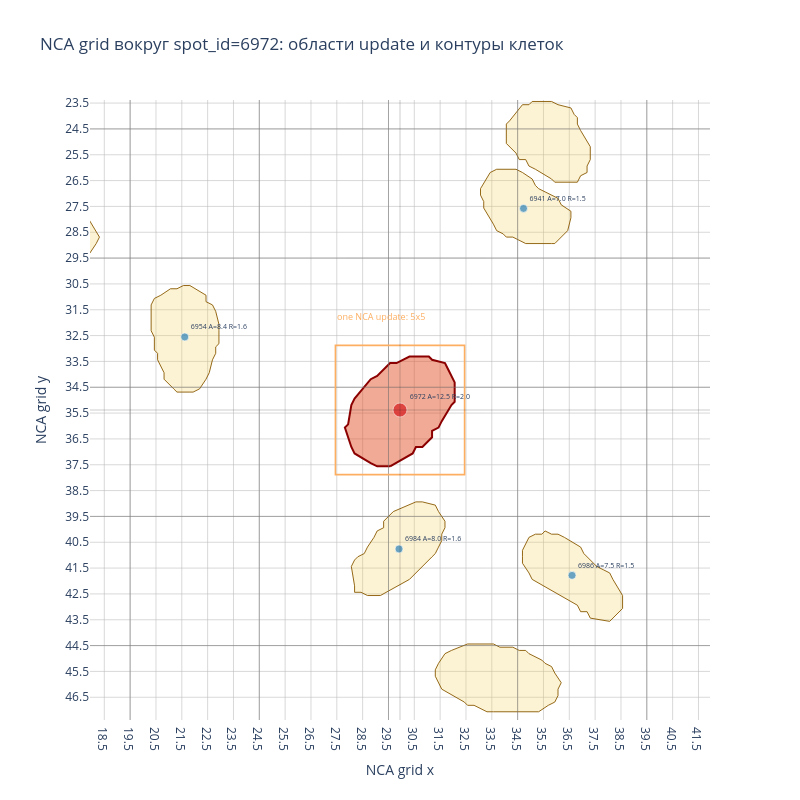

Source (notebook cell):
### Markdown cell above
## NCA-область вокруг клетки 6972

Эта визуализация переносит `spot_id=6972` на NCA-сетку `64x64`: показывает чёткие границы grid-ячеек, контуры клеток, размеры клеток и фиксированную локальную область одного NCA update вокруг центра.

### Code cell
center_spot_id = 6972
nca_kernel_size = 3
nca_conv_layers_per_step = 2
nca_steps_to_show = [1]

if "frame" not in globals() or "sample_path" not in globals():
    raise RuntimeError("Сначала выполните ячейку, которая выбирает и показывает NCA frame.")
if "nodes" not in globals() or "pos" not in globals():
    raise RuntimeError("Сначала выполните ячейку, которая связывает выбранный кадр с GNN-таблицей спотов.")
if "parse_local_contour" not in globals():
    raise RuntimeError("Сначала выполните ячейку визуализации GNN-графа: там определяется parse_local_contour().")

node_ids_numeric = pd.to_numeric(nodes[gnn_cfg.node_id_col], errors="coerce")
center_matches = np.flatnonzero(node_ids_numeric.to_numpy() == center_spot_id)
if len(center_matches) == 0:
    available_ids = node_ids_numeric.dropna().astype(int).tolist()
    raise ValueError(f"spot_id={center_spot_id} не найден. Первые доступные spot_id: {available_ids[:20]}")

center_idx = int(center_matches[0])
center_xy_raw = pos[center_idx].copy()

qc_row = pd.read_csv(DATA_ROOT / "qc.csv")
qc_match = qc_row[qc_row["name"].astype(str).eq(sample_path.stem)]
if not qc_match.empty and "grid_size" in qc_match.columns:
    grid_size = float(qc_match.iloc[0]["grid_size"])
else:
    grid_size = 8.0

center_xy_grid = center_xy_raw / grid_size
frame_height, frame_width = frame.shape
one_step_radius = (nca_kernel_size // 2) * nca_conv_layers_per_step

print(f"NCA frame: {sample_path.relative_to(PROJECT_ROOT)}, frame_index={frame_index}")
print(f"Центр: spot_id={center_spot_id}")
print(f"Абсолютные координаты TrackMate: x={center_xy_raw[0]:.2f}, y={center_xy_raw[1]:.2f}")
print(f"Координаты на NCA grid: x={center_xy_grid[0]:.2f}, y={center_xy_grid[1]:.2f}")
print(f"grid_size: {grid_size:g} raw pixels per NCA cell")
print(f"Эффективный радиус одного NCA update: {one_step_radius} grid cells")

fig = go.Figure()

# Minor grid at every cell boundary (offset 0.5)
fig.update_xaxes(dtick=1, tick0=-0.5, showgrid=True, gridcolor="#b8b8b8", gridwidth=0.55)
fig.update_yaxes(dtick=1, tick0=-0.5, showgrid=True, gridcolor="#b8b8b8", gridwidth=0.55)

# Major grid every 5 cells
for gx in np.arange(-0.5, frame_width + 0.5, 5):
    fig.add_vline(x=float(gx), line=dict(color="#777777", width=0.85), opacity=0.65)
for gy in np.arange(-0.5, frame_height + 0.5, 5):
    fig.add_hline(y=float(gy), line=dict(color="#777777", width=0.85), opacity=0.65)

# NCA update rectangles
area_colors = ["#fdae61", "#2b83ba", "#8073ac", "#1a9850"]
for color, steps in zip(area_colors, nca_steps_to_show):
    radius = one_step_radius * int(steps)
    x0 = float(center_xy_grid[0] - radius - 0.5)
    y0 = float(center_xy_grid[1] - radius - 0.5)
    width = 2 * radius + 1
    fig.add_shape(type="rect",
        x0=x0, y0=y0, x1=x0 + width, y1=y0 + width,
        line=dict(color=color, width=1.6),
        fillcolor="rgba(0,0,0,0)",
    )
    fig.add_annotation(
        x=x0, y=y0 - 0.8,
        text=f"one NCA update: {width:g}x{width:g}",
        showarrow=False, font=dict(color=color, size=9),
        yanchor="bottom", xanchor="left",
    )

# Cell contours in NCA grid coordinates
visible_cells = 0
for index, row in nodes.iterrows():
    contour = parse_local_contour(row.get("contour_xy_local")) if "contour_xy_local" in nodes.columns else None
    if contour is None:
        continue
    cell_center_grid = pos[index] / grid_size
    contour_grid = contour / grid_size + cell_center_grid
    is_center = index == center_idx
    cx = np.append(contour_grid[:, 0], contour_grid[0, 0]).tolist()
    cy = np.append(contour_grid[:, 1], contour_grid[0, 1]).tolist()
    fig.add_trace(go.Scatter(
        x=cx, y=cy, mode="lines", fill="toself",
        fillcolor="rgba(228,87,46,0.50)" if is_center else "rgba(242,201,76,0.24)",
        line=dict(color="#8b0000" if is_center else "#8a5a00", width=2.0 if is_center else 0.9),
        showlegend=False, hoverinfo="skip",
    ))
    visible_cells += 1

# Cell centers with labels
area_values = pd.to_numeric(nodes["AREA"], errors="coerce") if "AREA" in nodes.columns else pd.Series(np.nan, index=nodes.index)
radius_values = pd.to_numeric(nodes["RADIUS"], errors="coerce") if "RADIUS" in nodes.columns else pd.Series(np.nan, index=nodes.index)
near_radius = max(one_step_radius * max(nca_steps_to_show), 8)

sc_x, sc_y, sc_colors, sc_sizes, sc_text = [], [], [], [], []
for index, row in nodes.iterrows():
    cell_center_grid = pos[index] / grid_size
    dist = float(np.linalg.norm(cell_center_grid - center_xy_grid))
    if dist > near_radius + 2 and index != center_idx:
        continue
    is_center = index == center_idx
    spot_id = int(node_ids_numeric.iloc[index]) if pd.notna(node_ids_numeric.iloc[index]) else row[gnn_cfg.node_id_col]
    area_raw = area_values.iloc[index]
    radius_raw = radius_values.iloc[index]
    label_parts = [str(spot_id)]
    if pd.notna(area_raw):
        label_parts.append(f"A={area_raw / (grid_size ** 2):.1f}")
    if pd.notna(radius_raw):
        label_parts.append(f"R={radius_raw / grid_size:.1f}")
    sc_x.append(float(cell_center_grid[0]))
    sc_y.append(float(cell_center_grid[1]))
    sc_colors.append("#d7191c" if is_center else "#2b83ba")
    sc_sizes.append(14 if is_center else 8)
    sc_text.append(" ".join(label_parts))

fig.add_trace(go.Scatter(
    x=sc_x, y=sc_y,
    mode="markers+text",
    marker=dict(color=sc_colors, size=sc_sizes, line=dict(color="white", width=0.7)),
    text=sc_text, textposition="top right", textfont=dict(size=7),
    showlegend=False,
))

fig.add_hline(y=float(center_xy_grid[1]), line=dict(color="#222222", width=0.8), opacity=0.28)
fig.add_vline(x=float(center_xy_grid[0]), line=dict(color="#222222", width=0.8), opacity=0.28)

xlim_left = float(max(center_xy_grid[0] - near_radius - 4, -0.5))
xlim_right = float(min(center_xy_grid[0] + near_radius + 4, frame_width - 0.5))
ylim_bottom = float(min(center_xy_grid[1] + near_radius + 4, frame_height - 0.5))
ylim_top = float(max(center_xy_grid[1] - near_radius - 4, -0.5))

fig.update_layout(
    title=f"NCA grid вокруг spot_id={center_spot_id}: области update и контуры клеток",
    xaxis_title="NCA grid x",
    yaxis_title="NCA grid y",
    xaxis=dict(range=[xlim_left, xlim_right], constrain="domain"),
    yaxis=dict(range=[ylim_bottom, ylim_top], scaleanchor="x", scaleratio=1),
    width=800, height=800,
    plot_bgcolor="white",
)
fig.show()

print(f"Контуров клеток наложено: {visible_cells}")
print("Прямоугольник показывает фиксированную локальную область одного NCA update вокруг клетки 6972.")
print("Контуры и размеры клеток взяты из TrackMate/GNN таблицы, но переведены в координаты NCA grid.")

### Figure 1 — Plotly figure (JSON) as saved in the notebook; plotly's stock layout.template omitted (floating-point values rounded to 4 significant figures)
{"data": [{"fill": "toself", "fillcolor": "rgba(242,201,76,0.24)", "hoverinfo": "skip", "line": {"color": "#8a5a00", "width": 0.9}, "mode": "lines", "showlegend": false, "type": "scatter", "x": [1.937, 2.813, 2.938, 3.063, 3.063, 3.063, 2.938, 2.813, 2.062, 1.937, 1.437, 1.313, 0.8125, 0.5625, 0.3125, 0.0625, -0.1875, -0.1875, -0.0625, 0.3125, 0.5625, 0.6875, 0.8125, 1.812, 1.937], "y": [39.81, 39.31, 39.06, 38.94, 38.69, 38.44, 38.19, 37.94, 37.31, 37.06, 36.94, 36.81, 36.81, 36.81, 36.94, 36.94, 37.06, 38.81, 39.06, 39.31, 39.44, 39.69, 39.81, 39.81, 39.81]}, {"fill": "toself", "fillcolor": "rgba(242,201,76,0.24)", "hoverinfo": "skip", "line": {"color": "#8a5a00", "width": 0.9}, "mode": "lines", "showlegend": false, "type": "scatter", "x": [59.69, 60.56, 60.81, 60.94, 61.19, 61.31, 61.56, 61.56, 61.81, 61.94, 61.94, 61.69, 61.56, 60.81, 60.56, 59.44, 59.31, 58.69, 58.56, 58.44, 58.31, 58.19, 58.19, 58.44, 58.56, 59.56, 59.69], "y": [11.19, 10.69, 10.56, 10.44, 10.31, 10.06, 9.938, 9.688, 9.563, 9.063, 8.813, 8.438, 8.188, 8.063, 8.063, 8.563, 8.688, 9.188, 9.438, 9.563, 9.813, 10.56, 10.81, 10.94, 11.06, 11.19, 11.19]}, {"fill": "toself", "fillcolor": "rgba(242,201,76,0.24)", "hoverinfo": "skip", "line": {"color": "#8a5a00", "width": 0.9}, "mode": "lines", "showlegend": false, "type": "scatter", "x": [17.06, 17.69, 17.94, 18.19, 18.31, 17.94, 17.81, 16.94, 16.69, 16.44, 16.31, 15.56, 15.31, 14.56, 14.31, 14.06, 13.94, 13.94, 13.94, 14.31, 14.44, 14.69, 15.06, 15.31, 16.81, 17.06], "y": [29.81, 29.44, 29.31, 28.94, 28.69, 28.06, 27.81, 27.31, 27.19, 27.19, 27.06, 27.06, 27.06, 27.31, 27.44, 27.81, 28.06, 28.31, 28.56, 29.19, 29.44, 29.44, 29.69, 29.81, 29.81, 29.81]}, {"fill": "toself", "fillcolor": "rgba(242,201,76,0.24)", "hoverinfo": "skip", "line": {"color": "#8a5a00", "width": 0.9}, "mode": "lines", "showlegend": false, "type": "scatter", "x": [29.19, 29.81, 29.94, 29.94, 30.06, 30.06, 30.06, 29.94, 29.94, 29.81, 29.69, 29.31, 29.19, 28.69, 28.44, 27.94, 27.69, 27.06, 26.94, 26.81, 26.69, 26.69, 26.69, 27.06, 27.19, 27.44, 27.56, 27.81, 28.19, 28.44, 29.19, 29.19], "y": [20.06, 19.69, 19.44, 19.19, 18.94, 18.44, 18.19, 18.06, 17.81, 17.56, 17.31, 16.94, 16.81, 16.56, 16.44, 16.44, 16.44, 16.81, 17.06, 17.19, 17.44, 18.19, 18.44, 19.06, 19.31, 19.31, 19.56, 19.69, 19.94, 20.06, 20.06, 20.06]}, {"fill": "toself", "fillcolor": "rgba(242,201,76,0.24)", "hoverinfo": "skip", "line": {"color": "#8a5a00", "width": 0.9}, "mode": "lines", "showlegend": false, "type": "scatter", "x": [29.19, 30.06, 30.31, 31.19, 31.31, 31.44, 31.56, 31.56, 31.69, 31.69, 31.44, 31.31, 30.81, 30.56, 29.94, 29.69, 29.31, 29.31, 29.06, 28.94, 28.69, 28.56, 28.31, 28.19, 28.06, 28.19, 28.19, 28.44, 28.69, 29.19, 29.19], "y": [42.56, 42.06, 41.94, 41.06, 40.94, 40.69, 40.44, 40.19, 39.94, 39.69, 39.31, 39.06, 38.94, 38.94, 39.19, 39.31, 39.69, 39.94, 40.06, 40.31, 40.69, 40.94, 41.06, 41.19, 41.44, 42.19, 42.44, 42.44, 42.56, 42.56, 42.56]}, {"fill": "toself", "fillcolor": "rgba(242,201,76,0.24)", "hoverinfo": "skip", "line": {"color": "#8a5a00", "width": 0.9}, "mode": "lines", "showlegend": false, "type": "scatter", "x": [9.063, 9.563, 9.813, 9.938, 9.938, 10.19, 10.31, 10.31, 10.31, 10.19, 10.06, 9.688, 9.563, 9.063, 8.813, 8.562, 8.313, 7.688, 7.438, 7.313, 7.188, 7.063, 7.063, 7.188, 7.188, 7.688, 7.813, 8.188, 8.438, 8.938, 9.063], "y": [5.438, 4.938, 4.813, 4.562, 4.312, 3.937, 3.687, 2.937, 2.687, 2.437, 2.187, 1.938, 1.688, 1.563, 1.438, 1.438, 1.438, 1.688, 1.813, 2.063, 2.187, 2.937, 3.187, 3.687, 3.937, 4.813, 5.063, 5.313, 5.438, 5.438, 5.438]}, {"fill": "toself", "fillcolor": "rgba(242,201,76,0.24)", "hoverinfo": "skip", "line": {"color": "#8a5a00", "width": 0.9}, "mode": "lines", "showlegend": false, "type": "scatter", "x": [21.94, 22.19, 22.44, 22.56, 22.69, 22.81, 22.81, 22.94, 22.94, 22.94, 22.81, 22.69, 22.44, 22.44, 21.81, 21.56, 21.31, 21.06, 20.69, 20.44, 20.31, 20.31, 20.31, 20.44, 20.44, 20.44, 20.56, 20.56, 20.81, 20.81, 21.19, 21.31, 21.81, 21.94], "y": [34.69, 34.56, 34.19, 33.94, 33.44, 33.19, 32.94, 32.81, 32.31, 32.06, 31.56, 31.31, 31.19, 30.94, 30.56, 30.56, 30.69, 30.69, 30.94, 31.06, 31.31, 32.06, 32.31, 32.56, 32.81, 33.06, 33.19, 33.44, 33.94, 34.19, 34.56, 34.69, 34.69, 34.69]}, {"fill": "toself", "fillcolor": "rgba(242,201,76,0.24)", "hoverinfo": "skip", "line": {"color": "#8a5a00", "width": 0.9}, "mode": "lines", "showlegend": false, "type": "scatter", "x": [38.06, 38.44, 38.56, 38.56, 38.56, 38.19, 38.06, 37.81, 37.56, 37.06, 36.94, 36.31, 36.06, 35.81, 35.56, 35.44, 35.19, 34.94, 34.81, 34.69, 34.69, 34.69, 34.94, 35.06, 36.81, 36.94, 37.19, 37.31, 38.06, 38.06], "y": [43.56, 43.19, 43.06, 42.81, 42.56, 41.94, 41.69, 41.56, 41.44, 40.94, 40.69, 40.31, 40.19, 40.19, 40.06, 40.19, 40.19, 40.31, 40.56, 40.81, 41.06, 41.31, 41.69, 41.94, 42.94, 43.19, 43.19, 43.44, 43.56, 43.56]}, {"fill": "toself", "fillcolor": "rgba(242,201,76,0.24)", "hoverinfo": "skip", "line": {"color": "#8a5a00", "width": 0.9}, "mode": "lines", "showlegend": false, "type": "scatter", "x": [36.81, 36.94, 37.19, 37.19, 37.31, 37.31, 37.31, 36.94, 36.81, 36.81, 36.69, 36.56, 36.06, 35.81, 35.31, 35.06, 34.94, 34.69, 34.19, 34.06, 34.06, 34.06, 34.44, 34.56, 34.81, 34.94, 35.19, 35.81, 35.94, 36.69, 36.81], "y": [26.56, 26.31, 26.19, 25.94, 25.69, 25.44, 25.19, 24.56, 24.31, 24.06, 23.94, 23.69, 23.56, 23.44, 23.44, 23.44, 23.56, 23.56, 24.19, 24.31, 24.81, 25.06, 25.44, 25.69, 25.69, 25.94, 26.06, 26.44, 26.56, 26.56, 26.56]}, {"fill": "toself", "fillcolor": "rgba(242,201,76,0.24)", "hoverinfo": "skip", "line": {"color": "#8a5a00", "width": 0.9}, "mode": "lines", "showlegend": false, "type": "scatter", "x": [35.31, 35.69, 35.94, 36.06, 36.06, 36.19, 35.94, 35.81, 35.56, 35.44, 34.94, 34.81, 34.56, 34.31, 33.81, 33.56, 32.81, 32.56, 31.94, 31.69, 31.44, 31.31, 31.31, 31.44, 31.56, 32.44, 32.56, 32.81, 33.31, 33.56, 35.31, 35.31], "y": [47.06, 46.81, 46.69, 46.44, 46.19, 45.94, 45.56, 45.31, 45.19, 45.06, 44.81, 44.69, 44.69, 44.56, 44.56, 44.44, 44.44, 44.44, 44.69, 44.81, 45.19, 45.44, 45.69, 45.94, 46.19, 46.69, 46.81, 46.81, 47.06, 47.06, 47.06, 47.06]}, {"fill": "toself", "fillcolor": "rgba(242,201,76,0.24)", "hoverinfo": "skip", "line": {"color": "#8a5a00", "width": 0.9}, "mode": "lines", "showlegend": false, "type": "scatter", "x": [58.44, 59.19, 59.31, 59.31, 59.31, 59.19, 59.06, 57.94, 57.69, 57.44, 57.19, 56.56, 56.31, 56.06, 55.94, 55.94, 55.94, 56.06, 56.19, 56.56, 56.69, 57.31, 57.56, 58.31, 58.44], "y": [16.44, 15.81, 15.56, 15.06, 14.81, 14.56, 14.44, 13.44, 13.31, 13.31, 13.19, 13.44, 13.56, 13.94, 14.19, 14.44, 14.69, 15.19, 15.44, 15.69, 15.94, 16.31, 16.44, 16.44, 16.44]}, {"fill": "toself", "fillcolor": "rgba(242,201,76,0.24)", "hoverinfo": "skip", "line": {"color": "#8a5a00", "width": 0.9}, "mode": "lines", "showlegend": false, "type": "scatter", "x": [20.56, 20.94, 21.06, 21.19, 21.19, 20.94, 20.81, 20.56, 20.31, 19.69, 19.44, 19.31, 17.81, 17.56, 17.06, 16.94, 16.81, 16.69, 16.69, 16.69, 16.94, 17.06, 18.31, 18.56, 19.31, 19.44, 20.44, 20.56], "y": [5.687, 5.312, 5.187, 4.687, 4.437, 4.063, 3.812, 3.687, 3.562, 2.812, 2.687, 2.562, 2.562, 2.562, 2.812, 2.937, 3.187, 3.437, 3.687, 3.937, 4.312, 4.562, 5.312, 5.437, 5.562, 5.687, 5.687, 5.687]}, {"fill": "toself", "fillcolor": "rgba(242,201,76,0.24)", "hoverinfo": "skip", "line": {"color": "#8a5a00", "width": 0.9}, "mode": "lines", "showlegend": false, "type": "scatter", "x": [10.19, 10.31, 10.31, 10.31, 10.56, 10.81, 11.06, 11.19, 11.31, 11.19, 11.06, 10.69, 10.56, 10.31, 10.06, 9.813, 9.562, 9.187, 8.937, 8.812, 8.562, 8.438, 8.313, 8.313, 8.438, 8.562, 9.688, 9.813, 10.06, 10.19], "y": [48.31, 48.06, 47.56, 47.31, 47.19, 47.19, 47.19, 47.06, 46.81, 46.31, 46.06, 45.81, 45.56, 45.44, 45.31, 45.31, 45.31, 45.56, 45.56, 45.81, 45.94, 46.19, 46.81, 47.06, 47.31, 47.56, 48.19, 48.31, 48.31, 48.31]}, {"fill": "toself", "fillcolor": "rgba(242,201,76,0.24)", "hoverinfo": "skip", "line": {"color": "#8a5a00", "width": 0.9}, "mode": "lines", "showlegend": false, "type": "scatter", "x": [6.188, 6.562, 6.813, 7.438, 7.563, 7.813, 8.062, 8.312, 8.562, 8.562, 8.562, 8.437, 8.437, 8.187, 8.062, 7.563, 7.438, 6.938, 6.687, 6.188, 5.938, 5.813, 5.563, 5.563, 5.312, 4.937, 4.937, 5.187, 5.312, 5.563, 5.813, 6.063, 6.188], "y": [51.94, 51.69, 51.56, 50.81, 50.56, 50.56, 50.44, 50.06, 49.94, 49.69, 49.44, 49.19, 48.94, 48.81, 48.56, 48.44, 48.31, 48.31, 48.31, 48.56, 48.56, 48.81, 48.94, 49.19, 49.31, 50.44, 50.69, 51.44, 51.56, 51.69, 51.81, 51.81, 51.94]}, {"fill": "toself", "fillcolor": "rgba(242,201,76,0.24)", "hoverinfo": "skip", "line": {"color": "#8a5a00", "width": 0.9}, "mode": "lines", "showlegend": false, "type": "scatter", "x": [14.06, 14.31, 14.44, 14.56, 14.56, 14.56, 14.69, 14.69, 14.69, 14.44, 14.31, 14.06, 13.94, 13.44, 13.19, 12.94, 12.81, 12.69, 12.44, 12.44, 12.31, 12.44, 12.44, 12.44, 12.56, 12.56, 12.56, 12.81, 12.94, 13.06, 13.31, 13.81, 14.06], "y": [36.81, 36.69, 36.19, 36.06, 34.56, 34.31, 34.06, 33.81, 33.56, 32.81, 32.69, 32.56, 32.31, 32.31, 32.31, 32.44, 32.56, 32.81, 32.94, 33.44, 33.69, 33.81, 34.56, 34.81, 35.06, 35.31, 35.56, 36.31, 36.44, 36.69, 36.81, 36.81, 36.81]}, {"fill": "toself", "fillcolor": "rgba(242,201,76,0.24)", "hoverinfo": "skip", "line": {"color": "#8a5a00", "width": 0.9}, "mode": "lines", "showlegend": false, "type": "scatter", "x": [8.187, 9.687, 9.937, 9.937, 10.19, 10.44, 10.56, 10.69, 10.69, 10.56, 10.44, 10.19, 9.937, 9.437, 9.187, 8.812, 8.562, 8.437, 8.062, 7.812, 7.687, 7.438, 7.188, 7.063, 7.063, 7.063, 7.313, 7.438, 7.687, 7.937, 8.187, 8.187], "y": [54.19, 53.31, 53.19, 52.94, 52.81, 52.44, 52.19, 51.44, 51.19, 50.94, 50.81, 50.69, 50.56, 50.56, 50.56, 50.81, 50.94, 51.19, 51.44, 51.56, 51.81, 51.94, 52.56, 52.81, 53.06, 53.31, 53.81, 53.94, 54.06, 54.19, 54.19, 54.19]}, {"fill": "toself", "fillcolor": "rgba(242,201,76,0.24)", "hoverinfo": "skip", "line": {"color": "#8a5a00", "width": 0.9}, "mode": "lines", "showlegend": false, "type": "scatter", "x": [23.44, 23.81, 24.06, 24.19, 24.44, 24.44, 24.56, 24.56, 24.56, 23.94, 23.81, 23.31, 23.19, 22.69, 22.44, 22.19, 22.06, 21.81, 21.56, 21.31, 21.06, 20.94, 21.06, 21.06, 21.44, 21.56, 21.94, 22.06, 22.31, 22.56, 23.31, 23.44], "y": [19.69, 19.44, 19.31, 19.06, 18.94, 18.69, 18.44, 17.94, 17.69, 16.69, 16.44, 16.19, 16.06, 15.94, 15.81, 15.81, 15.94, 15.94, 16.06, 16.19, 16.56, 16.81, 17.81, 18.06, 18.69, 18.94, 19.19, 19.44, 19.56, 19.69, 19.69, 19.69]}, {"fill": "toself", "fillcolor": "rgba(228,87,46,0.50)", "hoverinfo": "skip", "line": {"color": "#8b0000", "width": 2}, "mode": "lines", "showlegend": false, "type": "scatter", "x": [29.56, 30.19, 30.44, 30.56, 30.81, 31.19, 31.19, 31.44, 31.56, 31.94, 32.06, 32.06, 32.06, 31.81, 31.69, 31.19, 31.06, 30.56, 30.31, 29.81, 29.56, 29.06, 28.81, 28.19, 28.06, 27.94, 27.81, 28.06, 28.19, 28.81, 29.06, 29.56, 29.56], "y": [37.56, 37.19, 37.06, 36.81, 36.81, 36.44, 36.19, 36.06, 35.81, 35.19, 35.06, 34.56, 34.31, 33.81, 33.56, 33.44, 33.31, 33.31, 33.31, 33.56, 33.56, 34.06, 34.19, 34.94, 35.19, 35.94, 36.06, 36.81, 37.06, 37.44, 37.56, 37.56, 37.56]}, {"fill": "toself", "fillcolor": "rgba(242,201,76,0.24)", "hoverinfo": "skip", "line": {"color": "#8a5a00", "width": 0.9}, "mode": "lines", "showlegend": false, "type": "scatter", "x": [22.06, 22.44, 22.56, 22.56, 22.56, 22.19, 22.06, 20.56, 20.31, 18.81, 18.56, 18.31, 18.06, 18.06, 17.94, 17.94, 18.31, 18.44, 18.69, 18.81, 19.06, 19.44, 19.69, 20.56, 20.81, 21.81, 22.06], "y": [2.688, 2.312, 2.188, 1.938, 1.688, 1.063, 0.8125, -0.06249, -0.1875, -0.1875, -0.1875, -0.06249, -0.06249, 0.1875, 0.4375, 0.6875, 1.312, 1.563, 1.563, 1.813, 1.813, 2.063, 2.063, 2.563, 2.688, 2.688, 2.688]}, {"fill": "toself", "fillcolor": "rgba(242,201,76,0.24)", "hoverinfo": "skip", "line": {"color": "#8a5a00", "width": 0.9}, "mode": "lines", "showlegend": false, "type": "scatter", "x": [35.94, 36.31, 36.44, 36.56, 36.56, 36.19, 36.06, 35.56, 35.31, 35.19, 35.06, 34.69, 34.44, 33.69, 33.44, 33.06, 33.06, 33.19, 33.19, 33.56, 33.69, 33.94, 34.06, 34.31, 34.56, 34.81, 35.81, 35.94], "y": [28.94, 28.56, 28.44, 27.94, 27.69, 27.44, 27.19, 26.94, 26.81, 26.69, 26.44, 26.19, 26.06, 26.06, 26.19, 26.81, 27.06, 27.31, 27.56, 28.19, 28.44, 28.56, 28.69, 28.69, 28.81, 28.94, 28.94, 28.94]}, {"fill": "toself", "fillcolor": "rgba(242,201,76,0.24)", "hoverinfo": "skip", "line": {"color": "#8a5a00", "width": 0.9}, "mode": "lines", "showlegend": false, "type": "scatter", "x": [6.687, 7.313, 7.438, 7.438, 7.438, 7.187, 7.187, 6.937, 6.812, 6.187, 5.937, 5.687, 5.437, 5.187, 5.062, 4.688, 4.563, 4.438, 4.438, 4.812, 4.937, 5.187, 5.187, 5.562, 5.812, 6.562, 6.687], "y": [7.562, 7.187, 6.938, 5.938, 5.687, 5.188, 4.938, 4.563, 4.312, 3.937, 3.812, 3.812, 3.812, 3.937, 4.062, 4.813, 4.938, 5.687, 5.938, 6.563, 6.813, 6.938, 7.187, 7.437, 7.562, 7.562, 7.562]}, {"fill": "toself", "fillcolor": "rgba(242,201,76,0.24)", "hoverinfo": "skip", "line": {"color": "#8a5a00", "width": 0.9}, "mode": "lines", "showlegend": false, "type": "scatter", "x": [10.81, 11.06, 11.31, 11.44, 11.44, 11.44, 10.94, 10.94, 10.69, 10.56, 10.31, 9.938, 9.688, 9.438, 9.188, 8.938, 8.688, 8.062, 7.812, 7.562, 7.437, 7.437, 7.437, 7.562, 7.687, 7.812, 8.062, 8.312, 8.563, 9.438, 9.562, 9.813, 9.938, 10.69, 10.81], "y": [38.44, 38.31, 37.94, 37.69, 36.94, 36.69, 35.81, 35.56, 35.44, 35.19, 35.19, 34.94, 34.81, 34.81, 34.81, 34.94, 34.94, 35.31, 35.44, 35.81, 36.06, 36.31, 36.56, 36.81, 37.06, 37.19, 37.31, 37.44, 37.44, 37.94, 38.19, 38.19, 38.44, 38.44, 38.44]}, {"marker": {"color": ["#2b83ba", "#2b83ba", "#2b83ba", "#d7191c", "#2b83ba"], "line": {"color": "white", "width": 0.7}, "size": [8, 8, 8, 14, 8]}, "mode": "markers+text", "showlegend": false, "text": ["6984 A=8.0 R=1.6", "6954 A=8.4 R=1.6", "6986 A=7.5 R=1.5", "6972 A=12.5 R=2.0", "6941 A=7.0 R=1.5"], "textfont": {"size": 7}, "textposition": "top right", "type": "scatter", "x": [29.91, 21.61, 36.61, 29.95, 34.73], "y": [40.76, 32.55, 41.78, 35.38, 27.58]}], "layout": {"annotations": [{"font": {"color": "#fdae61", "size": 9}, "showarrow": false, "text": "one NCA update: 5x5", "x": 27.45, "xanchor": "left", "y": 32.08, "yanchor": "bottom"}], "height": 800, "plot_bgcolor": "white", "shapes": [{"line": {"color": "#777777", "width": 0.85}, "opacity": 0.65, "type": "line", "x0": -0.5, "x1": -0.5, "xref": "x", "y0": 0, "y1": 1, "yref": "y domain"}, {"line": {"color": "#777777", "width": 0.85}, "opacity": 0.65, "type": "line", "x0": 4.5, "x1": 4.5, "xref": "x", "y0": 0, "y1": 1, "yref": "y domain"}, {"line": {"color": "#777777", "width": 0.85}, "opacity": 0.65, "type": "line", "x0": 9.5, "x1": 9.5, "xref": "x", "y0": 0, "y1": 1, "yref": "y domain"}, {"line": {"color": "#777777", "width": 0.85}, "opacity": 0.65, "type": "line", "x0": 14.5, "x1": 14.5, "xref": "x", "y0": 0, "y1": 1, "yref": "y domain"}, {"line": {"color": "#777777", "width": 0.85}, "opacity": 0.65, "type": "line", "x0": 19.5, "x1": 19.5, "xref": "x", "y0": 0, "y1": 1, "yref": "y domain"}, {"line": {"color": "#777777", "width": 0.85}, "opacity": 0.65, "type": "line", "x0": 24.5, "x1": 24.5, "xref": "x", "y0": 0, "y1": 1, "yref": "y domain"}, {"line": {"color": "#777777", "width": 0.85}, "opacity": 0.65, "type": "line", "x0": 29.5, "x1": 29.5, "xref": "x", "y0": 0, "y1": 1, "yref": "y domain"}, {"line": {"color": "#777777", "width": 0.85}, "opacity": 0.65, "type": "line", "x0": 34.5, "x1": 34.5, "xref": "x", "y0": 0, "y1": 1, "yref": "y domain"}, {"line": {"color": "#777777", "width": 0.85}, "opacity": 0.65, "type": "line", "x0": 39.5, "x1": 39.5, "xref": "x", "y0": 0, "y1": 1, "yref": "y domain"}, {"line": {"color": "#777777", "width": 0.85}, "opacity": 0.65, "type": "line", "x0": 44.5, "x1": 44.5, "xref": "x", "y0": 0, "y1": 1, "yref": "y domain"}, {"line": {"color": "#777777", "width": 0.85}, "opacity": 0.65, "type": "line", "x0": 49.5, "x1": 49.5, "xref": "x", "y0": 0, "y1": 1, "yref": "y domain"}, {"line": {"color": "#777777", "width": 0.85}, "opacity": 0.65, "type": "line", "x0": 54.5, "x1": 54.5, "xref": "x", "y0": 0, "y1": 1, "yref": "y domain"}, {"line": {"color": "#777777", "width": 0.85}, "opacity": 0.65, "type": "line", "x0": 59.5, "x1": 59.5, "xref": "x", "y0": 0, "y1": 1, "yref": "y domain"}, {"line": {"color": "#777777", "width": 0.85}, "opacity": 0.65, "type": "line", "x0": 0, "x1": 1, "xref": "x domain", "y0": -0.5, "y1": -0.5, "yref": "y"}, {"line": {"color": "#777777", "width": 0.85}, "opacity": 0.65, "type": "line", "x0": 0, "x1": 1, "xref": "x domain", "y0": 4.5, "y1": 4.5, "yref": "y"}, {"line": {"color": "#777777", "width": 0.85}, "opacity": 0.65, "type": "line", "x0": 0, "x1": 1, "xref": "x domain", "y0": 9.5, "y1": 9.5, "yref": "y"}, {"line": {"color": "#777777", "width": 0.85}, "opacity": 0.65, "type": "line", "x0": 0, "x1": 1, "xref": "x domain", "y0": 14.5, "y1": 14.5, "yref": "y"}, {"line": {"color": "#777777", "width": 0.85}, "opacity": 0.65, "type": "line", "x0": 0, "x1": 1, "xref": "x domain", "y0": 19.5, "y1": 19.5, "yref": "y"}, {"line": {"color": "#777777", "width": 0.85}, "opacity": 0.65, "type": "line", "x0": 0, "x1": 1, "xref": "x domain", "y0": 24.5, "y1": 24.5, "yref": "y"}, {"line": {"color": "#777777", "width": 0.85}, "opacity": 0.65, "type": "line", "x0": 0, "x1": 1, "xref": "x domain", "y0": 29.5, "y1": 29.5, "yref": "y"}, {"line": {"color": "#777777", "width": 0.85}, "opacity": 0.65, "type": "line", "x0": 0, "x1": 1, "xref": "x domain", "y0": 34.5, "y1": 34.5, "yref": "y"}, {"line": {"color": "#777777", "width": 0.85}, "opacity": 0.65, "type": "line", "x0": 0, "x1": 1, "xref": "x domain", "y0": 39.5, "y1": 39.5, "yref": "y"}, {"line": {"color": "#777777", "width": 0.85}, "opacity": 0.65, "type": "line", "x0": 0, "x1": 1, "xref": "x domain", "y0": 44.5, "y1": 44.5, "yref": "y"}, {"line": {"color": "#777777", "width": 0.85}, "opacity": 0.65, "type": "line", "x0": 0, "x1": 1, "xref": "x domain", "y0": 49.5, "y1": 49.5, "yref": "y"}, {"line": {"color": "#777777", "width": 0.85}, "opacity": 0.65, "type": "line", "x0": 0, "x1": 1, "xref": "x domain", "y0": 54.5, "y1": 54.5, "yref": "y"}, {"line": {"color": "#777777", "width": 0.85}, "opacity": 0.65, "type": "line", "x0": 0, "x1": 1, "xref": "x domain", "y0": 59.5, "y1": 59.5, "yref": "y"}, {"fillcolor": "rgba(0,0,0,0)", "line": {"color": "#fdae61", "width": 1.6}, "type": "rect", "x0": 27.45, "x1": 32.45, "y0": 32.88, "y1": 37.88}, {"line": {"color": "#222222", "width": 0.8}, "opacity": 0.28, "type": "line", "x0": 0, "x1": 1, "xref": "x domain", "y0": 35.38, "y1": 35.38, "yref": "y"}, {"line": {"color": "#222222", "width": 0.8}, "opacity": 0.28, "type": "line", "x0": 29.95, "x1": 29.95, "xref": "x", "y0": 0, "y1": 1, "yref": "y domain"}], "title": {"text": "NCA grid вокруг spot_id=6972: области update и контуры клеток"}, "width": 800, "xaxis": {"constrain": "domain", "dtick": 1, "gridcolor": "#b8b8b8", "gridwidth": 0.55, "range": [17.95, 41.95], "showgrid": true, "tick0": -0.5, "title": {"text": "NCA grid x"}}, "yaxis": {"dtick": 1, "gridcolor": "#b8b8b8", "gridwidth": 0.55, "range": [47.38, 23.38], "scaleanchor": "x", "scaleratio": 1, "showgrid": true, "tick0": -0.5, "title": {"text": "NCA grid y"}}}}
